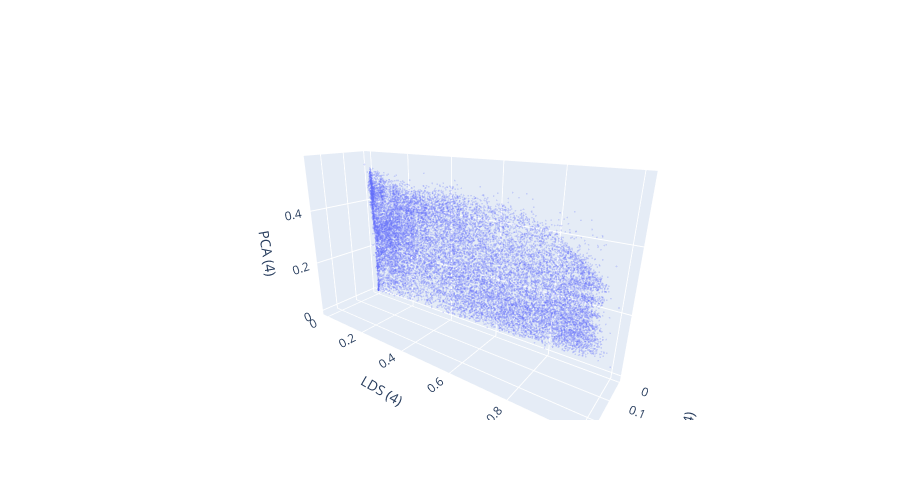

The cell this chart's notebook holds for it:
### Code cell
import numpy as np
import plotly.graph_objects as go
from plotly.subplots import make_subplots

def compose1(f, c):
    # compose a function of two variable with the constant function phi(x)=c:  f(phi(x), y)
    g = lambda y: f(c, y)
    return g

def compose2 (f, c):
     # compose a function of two variable with the constant function phi(x)=c: f(x, phi(x))
    g = lambda x: f(x, c)
    return g

def composefh(f, h):
    # compose the function f(x,y) with y=h(x):
    g = lambda x: f(x, h(x))
    return g

def get_curve(M, v, f):
    # M a 3-list or array- represents a point in the plane of intersection: M=[x0, y0, 0]
    # v= [a, b, 0] direction contained in the plane along with w=[0,0,1]
    # f function of two variables that define the equation of the surfae z=f(x,y)
    # returns the function g that defines the equation y=g(x) of the curve of intersection
    
    x0, y0, _ = M
    a, b, _ = v 
    if a == 0 and b != 0:
        g = compose1(f, x0)
        id =1
    elif a != 0 and b==0:
        g =compose2(f, y0)
        id=2
    else:
        h = lambda x: y0+b*(x-x0)/a
        g = (composefh(f, h))
        id=3
    return g, id    

# Function that returns the X, Y, Z-array defining the section plane as a Plotly surface
def get_plane(M, v,   id, xx, yy, zz):
    
    # M point contained by the plane
    # v direction included in plane (orthogonal to w=[0, 0, 1])
    # id - is the id returned by the function get_curve; the plane arrays, X, Y, Z,  are defined according to id value
    x0, y0, _= M
    a, b, _= v
  
    if id == 1:
        Y, Z = np.meshgrid(yy, zz)
        X = x0*np.ones(Y.shape)
    elif id == 2 :
        X, Z = np.meshgrid(xx, zz)
        Y = y0*np.ones(X.shape)
    elif id == 3 :
        X, Z = np.meshgrid(xx, zz)
        Y = y0+b*(X-x0)/a   
    else:
        pass
    return X, Y, Z
        

# Define the surface to be cut by a plane:
#f_surf = lambda x, y:  (x+y)/(2+np.cos(x)*np.sin(y))
f_surf = lambda x, y:  x * y

# and data to instantiate the Plotly Surface:
xx = np.linspace(0,1, 200)
yy = np.linspace(0,1, 300)
x,y = np.meshgrid(xx, yy)
# x = df.kmeans_error.values
# y = df.linear_error.values
# z = df.pca_error.values

z = f_surf(x, y)
zz = np.linspace(z.min(), z.max(), 100)


fig = make_subplots(
     rows=1, cols=1,
     specs=[[{"type": "scene"}]])

# define the elements to get the section plane equation
M = [.5,.5,.5]  # a point in the plane
v = [1, 1, 0] # a direction contained in the plane
g, id = get_curve(M, v, f_surf)
X, Y, Z =  get_plane(M, v,   id, xx, yy, zz)
# fig.add_trace(go.Surface(x=X,
#                           y=Y,
#                           z=Z,
#                           showscale=False,opacity = 1,colorscale='gray'), row=1, col=1)


# Sample data
z = df.kmeans_error.values
z2 = df.null_kmeans_error.values
y = df.linear_error.values
x = df.pca_error.values

# Create figure and 3D axes
#
#ax = fig.add_subplot(111, projection='3d')
fig.add_trace(go.Scatter3d(x=x, y=y, z=z,mode='markers',opacity = .25,marker=dict(size=1)))
# fig.add_trace(go.Scatter3d(x=x, y=y, z=z2,mode='markers',opacity = .5,marker=dict(size=1,color='gray')),)
# # Create the scatter plot
# fig.add_trace(go.Surface(x=X, y=Y, z=Z, 
#                          colorscale= [[0, "rgb(254, 254, 254)"],
#                                       [1, "rgb(254, 254, 254)"]],
#                          showscale=False,
#                          opacity =0.65), row=1, col=1)
# #fig.add_trace(go.Scatter(x= xx, y = g(xx), mode="lines"), row=1, col=2)    
fig.update_layout(
                  scene= {"camera": {"eye": {"x": 1.65, "z":0.75}}},
                  width=900, height=500, yaxis = {"domain":  [0, 1]}
              )
fig.update_layout(yaxis_title="PCA Error",

              )
# fig.update_layout(scene = dict(xaxis = dict(showgrid = False,showticklabels = False),
#                                    yaxis = dict(showgrid = False,showticklabels = False),
#                                    zaxis = dict(showgrid = False,sh
#                                    \owticklabels = False)
#              ))
fig.update_scenes(xaxis_title='GMM (4)' , yaxis_title='LDS (4)',zaxis_title='PCA (4)')

### Figure 1 — Plotly figure (JSON) as saved in the notebook; plotly's stock layout.template omitted (floating-point values rounded to 4 significant figures; data arrays with more than 128 entries replaced by an {"elided": "..."} marker saying what was removed)
{"data": [{"marker": {"size": 1}, "mode": "markers", "opacity": 0.25, "x": {"elided": "18949 float values"}, "y": {"elided": "18949 float values"}, "z": {"elided": "18949 float values"}, "type": "scatter3d"}], "layout": {"scene": {"domain": {"x": [0.0, 1.0], "y": [0.0, 1.0]}, "camera": {"eye": {"x": 1.65, "z": 0.75}}, "xaxis": {"title": {"text": "GMM (4)"}}, "yaxis": {"title": {"text": "LDS (4)"}}, "zaxis": {"title": {"text": "PCA (4)"}}}, "yaxis": {"domain": [0, 1], "title": {"text": "PCA Error"}}, "width": 900, "height": 500}}
